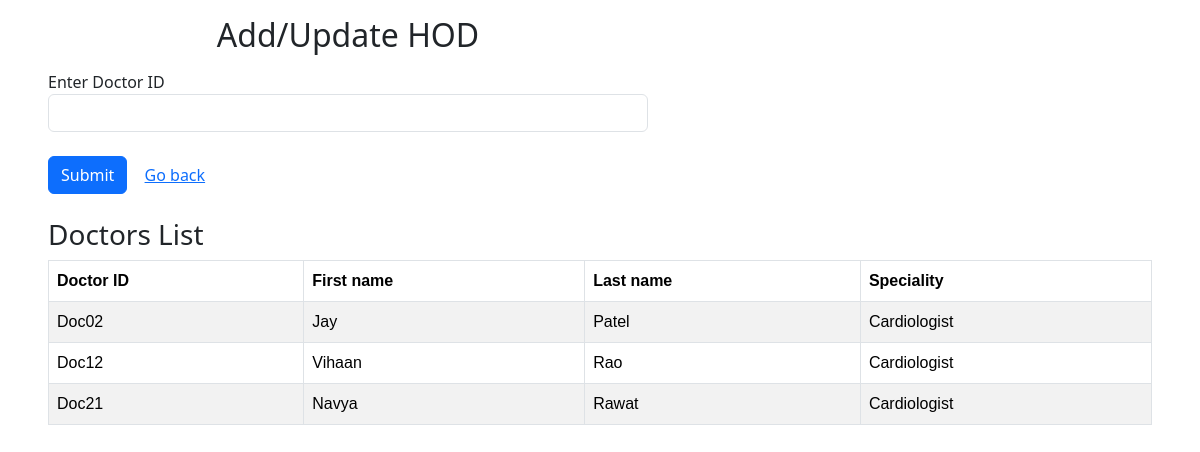
Page /add_update_hod_proc.php?id=Dept1 on the committed database.
### tables this page shows
CREATE TABLE `doctor_info` (
  `Doc_ID` varchar(10) NOT NULL,
  `Doc_fname` varchar(20) NOT NULL,
  `Doc_mname` varchar(20) DEFAULT NULL,
  `Doc_lname` varchar(20) NOT NULL,
  `Doc_gender` varchar(1) NOT NULL,
  `Doc_DOB` date NOT NULL,
  `Doc_contactno` bigint(20) NOT NULL,
  `Doc_emailID` varchar(50) DEFAULT NULL CHECK (`Doc_emailID` = lcase(`Doc_emailID`)),
  `Doc_Address` varchar(250) DEFAULT NULL,
  `Doc_Specialist` varchar(50) DEFAULT NULL,
  `Doc_DeptID` varchar(10) DEFAULT NULL,
  `Doc_charge` int(11) DEFAULT NULL
);

### add_update_hod_proc.php (the view, shortened to what this page needs)
<?php
    include_once 'config.php';
    $id = isset($_GET['id']) ? $_GET['id'] : null;
    if ($id !== null) {
        $result = mysqli_query($link, "SELECT `Doc_ID`,`Doc_fname`,`Doc_lname`,`Doc_Specialist` FROM doctor_info WHERE Doc_DeptID='$id'");
    }
?>
<!DOCTYPE html>
<html>
<head>
    <link rel="stylesheet" href="style.css">
    <link href="https://cdn.jsdelivr.net/npm/bootstrap@5.3.2/dist/css/bootstrap.min.css" rel="stylesheet">
</head>
<body>
    <div class="col-md-6 mx-5">
        <h2 class="text-center my-3">Add/Update HOD</h2>
        <form method="post" action="add_update_hod.php">
            <div class="form-group">
                <label for="doc_id">Enter Doctor ID</label>
                <input type="text" class="form-control" id="doc_id" name="doc_id">
            </div>
            <div class="form-group my-4">
                <button type="submit" class="btn btn-primary" name="save">Submit</button>
                <a class="btn btn-link ml-2" href="add_update_hod.php">Go back </a>
            </div>
        </form>
    </div>
    <?php
    if (mysqli_num_rows($result) > 0) {
    ?>
        <div class="my-4 mx-5">
            <h3>Doctors List</h3>
            <table class="table table-bordered table-striped table-hover">
                <thead class="thead-dark">
                    <tr>
                        <th>Doctor ID</th>
                        <th>First name</th>
                        <th>Last name</th>
                        <th>Speciality</th>
                    </tr>
                </thead>
                <tbody>
                    <?php
                    while ($row = mysqli_fetch_assoc($result)) {
                    ?>
                        <tr>
                            <td><?php echo $row["Doc_ID"]; ?></td>
                            <td><?php echo $row["Doc_fname"]; ?></td>
                            <td><?php echo $row["Doc_lname"]; ?></td>
                            <td><?php echo $row["Doc_Specialist"]; ?></td>
                        </tr>
                    <?php
                    }
                    ?>
                </tbody>
            </table>
        </div>
    <?php
    } else {
        echo '<h2 style="text-align:center;margin-top:5vw;font-family:arial">No doctors found</h2>';
    }
    ?>
</body>
</html>

### style.css (style rules this page uses)
* { margin: 0; padding: 0; box-sizing: border-box; }
table { font-family: arial, sans-serif; border-collapse: collapse; width: 100%; }
td, th { border: 1px solid #dddddd; text-align: left; padding: 8px; }
tr:nth-child(even) { background-color: white; }

### rows in the picture
doctor_info: Doc_ID "Doc02", Doc_fname "Jay", Doc_lname "Patel", Doc_Specialist "Cardiologist"
doctor_info: Doc_ID "Doc12", Doc_fname "Vihaan", Doc_lname "Rao", Doc_Specialist "Cardiologist"
doctor_info: Doc_ID "Doc21", Doc_fname "Navya", Doc_lname "Rawat", Doc_Specialist "Cardiologist"
